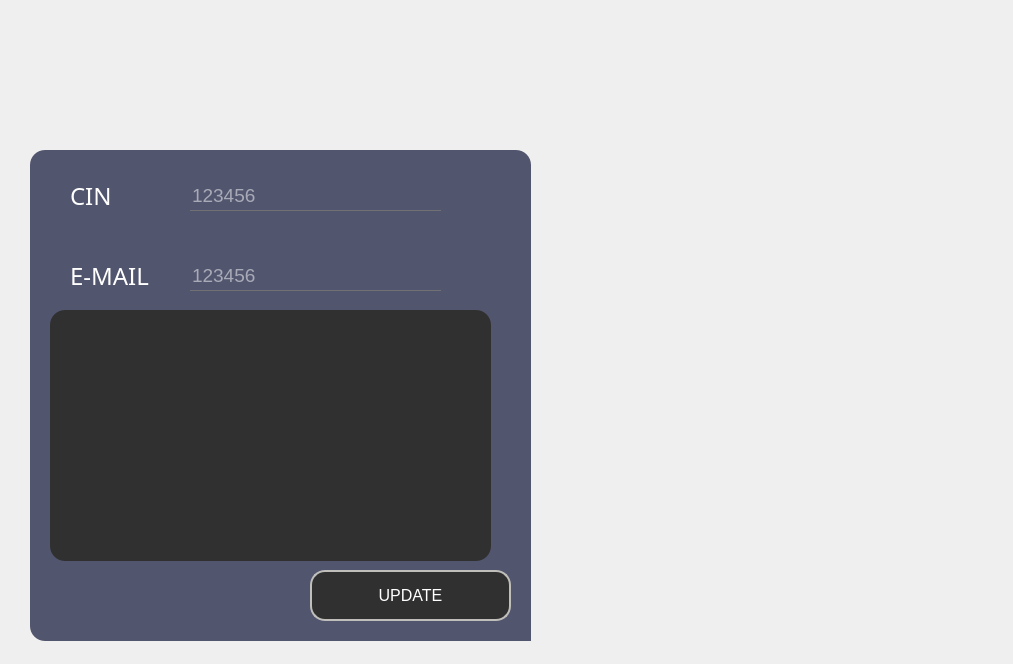
<?xml version="1.0" encoding="UTF-8"?>
<ui version="4.0">
 <class>Modify</class>
 <widget class="QDialog" name="Modify">
  <property name="geometry">
   <rect>
    <x>0</x>
    <y>0</y>
    <width>1013</width>
    <height>664</height>
   </rect>
  </property>
  <property name="windowTitle">
   <string>Dialog</string>
  </property>
  <property name="styleSheet">
   <string notr="true">*{
	background:url(C:/Users/ALA/Desktop/2A/projet/hammerrr.jpg) ;
}</string>
  </property>
  <widget class="QFrame" name="add_employee">
   <property name="geometry">
    <rect>
     <x>30</x>
     <y>150</y>
     <width>501</width>
     <height>491</height>
    </rect>
   </property>
   <property name="styleSheet">
    <string notr="true">QFrame
{
	background:#51556e;
    border-radius:15px;
}</string>
   </property>
   <property name="frameShape">
    <enum>QFrame::StyledPanel</enum>
   </property>
   <property name="frameShadow">
    <enum>QFrame::Raised</enum>
   </property>
   <widget class="QLabel" name="label_8">
    <property name="geometry">
     <rect>
      <x>380</x>
      <y>450</y>
      <width>231</width>
      <height>171</height>
     </rect>
    </property>
    <property name="text">
     <string/>
    </property>
    <property name="pixmap">
     <pixmap>D:/QTprojet/smart court.png</pixmap>
    </property>
    <property name="scaledContents">
     <bool>true</bool>
    </property>
   </widget>
   <widget class="QPushButton" name="update">
    <property name="geometry">
     <rect>
      <x>280</x>
      <y>420</y>
      <width>201</width>
      <height>51</height>
     </rect>
    </property>
    <property name="font">
     <font>
      <pointsize>12</pointsize>
     </font>
    </property>
    <property name="styleSheet">
     <string notr="true">*{
color:white;
border-radius: 15px;
background:#303030;
border: 2px solid #bfbeba;
}

*:hover
{
	color:#303030;
	border-radius:15px;
	background:white;
border: 2px solid #bfbeba;
}</string>
    </property>
    <property name="text">
     <string>UPDATE</string>
    </property>
   </widget>
   <widget class="QLineEdit" name="MCin">
    <property name="geometry">
     <rect>
      <x>160</x>
      <y>30</y>
      <width>251</width>
      <height>31</height>
     </rect>
    </property>
    <property name="font">
     <font>
      <pointsize>14</pointsize>
     </font>
    </property>
    <property name="acceptDrops">
     <bool>true</bool>
    </property>
    <property name="styleSheet">
     <string notr="true">*{
background:transparent;
border:none;
color:white;
border-bottom:1px solid #717072;
}</string>
    </property>
    <property name="inputMask">
     <string/>
    </property>
    <property name="text">
     <string/>
    </property>
    <property name="maxLength">
     <number>32767</number>
    </property>
    <property name="echoMode">
     <enum>QLineEdit::Normal</enum>
    </property>
    <property name="placeholderText">
     <string>123456</string>
    </property>
   </widget>
   <widget class="QLabel" name="label_7">
    <property name="geometry">
     <rect>
      <x>40</x>
      <y>20</y>
      <width>51</width>
      <height>51</height>
     </rect>
    </property>
    <property name="styleSheet">
     <string notr="true">*{
    font-family:century gothic;
    font-size:24px;
	color:white;
}

</string>
    </property>
    <property name="text">
     <string>CIN</string>
    </property>
   </widget>
   <widget class="QLabel" name="label_9">
    <property name="geometry">
     <rect>
      <x>40</x>
      <y>100</y>
      <width>91</width>
      <height>51</height>
     </rect>
    </property>
    <property name="styleSheet">
     <string notr="true">*{
    font-family:century gothic;
    font-size:24px;
	color:white;
}

</string>
    </property>
    <property name="text">
     <string>E-MAIL</string>
    </property>
   </widget>
   <widget class="QLineEdit" name="MEMAIL">
    <property name="geometry">
     <rect>
      <x>160</x>
      <y>110</y>
      <width>251</width>
      <height>31</height>
     </rect>
    </property>
    <property name="font">
     <font>
      <pointsize>14</pointsize>
     </font>
    </property>
    <property name="acceptDrops">
     <bool>true</bool>
    </property>
    <property name="styleSheet">
     <string notr="true">*{
background:transparent;
border:none;
color:white;
border-bottom:1px solid #717072;
}</string>
    </property>
    <property name="inputMask">
     <string/>
    </property>
    <property name="text">
     <string/>
    </property>
    <property name="maxLength">
     <number>32767</number>
    </property>
    <property name="echoMode">
     <enum>QLineEdit::Normal</enum>
    </property>
    <property name="placeholderText">
     <string>123456</string>
    </property>
   </widget>
   <widget class="QTableView" name="TabAff">
    <property name="geometry">
     <rect>
      <x>20</x>
      <y>160</y>
      <width>441</width>
      <height>251</height>
     </rect>
    </property>
    <property name="autoFillBackground">
     <bool>false</bool>
    </property>
    <property name="styleSheet">
     <string notr="true">*{
color: #bfbeba ;
gridline-color: #bfbeba;
font-size: 12pt;
border-radius: 15px;
background: #303030;
}

*::selection
{
background-color:white;
border : 1px solid red;
}</string>
    </property>
    <property name="tabKeyNavigation">
     <bool>true</bool>
    </property>
    <property name="showGrid">
     <bool>true</bool>
    </property>
    <property name="sortingEnabled">
     <bool>false</bool>
    </property>
    <property name="wordWrap">
     <bool>false</bool>
    </property>
    <attribute name="horizontalHeaderDefaultSectionSize">
     <number>106</number>
    </attribute>
   </widget>
   <zorder>label_8</zorder>
   <zorder>update</zorder>
   <zorder>label_7</zorder>
   <zorder>MCin</zorder>
   <zorder>label_9</zorder>
   <zorder>MEMAIL</zorder>
   <zorder>TabAff</zorder>
  </widget>
 </widget>
 <resources/>
 <connections/>
</ui>
